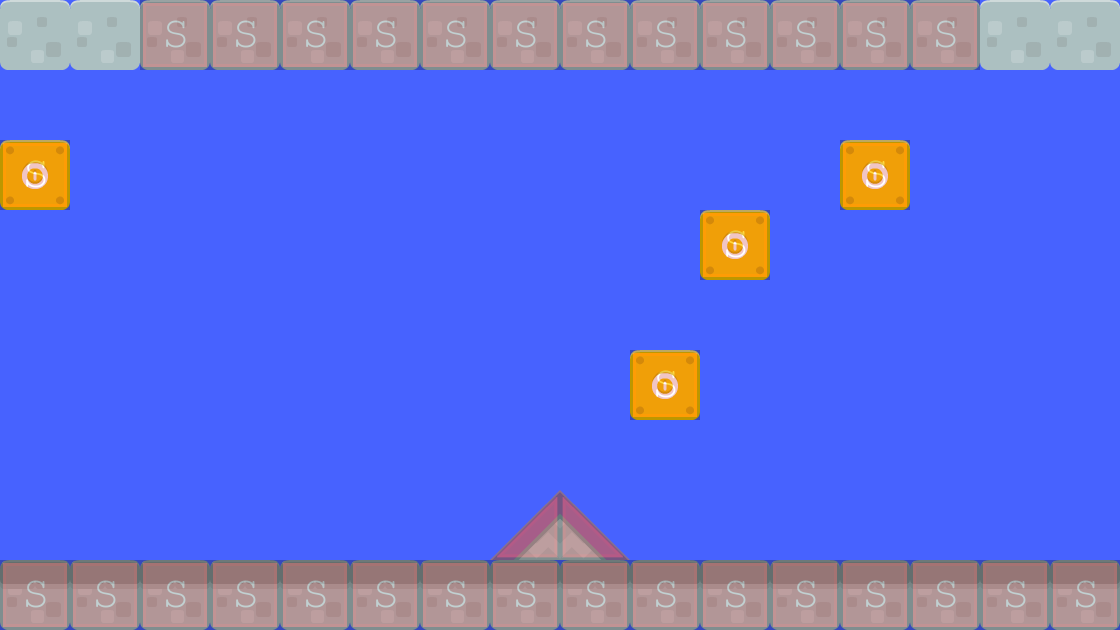

Below is a game level as drawn by its tile map, then a one-line description and the .tmx that defines it (tile-layer data replaced by summaries):
An orthogonal 16x9 tile map with 70x70 px tiles, 2 tile layers (background1, collision), 2 tilesets and 2 objects (EnemyBase, PlayerBase).

<map version="1.0" orientation="orthogonal" renderorder="right-down" width="16" height="9" tilewidth="70" tileheight="70" backgroundcolor="#4762ff">
 <tileset firstgid="1" name="background-tiles" tilewidth="70" tileheight="70">
  <image source="../img/background-tiles.png" width="910" height="910" />
 </tileset>
 <tileset firstgid="170" name="meta-tiles" tilewidth="70" tileheight="70">
  <image source="../img/meta-tiles.png" width="350" height="70" />
  <tile id="1">
   <properties>
    <property name="type" value="lslope" />
   </properties>
  </tile>
  <tile id="3">
   <properties>
    <property name="type" value="rslope" />
   </properties>
  </tile>
  <tile id="4">
   <properties>
    <property name="type" value="solid" />
   </properties>
  </tile>
 </tileset>
 <layer name="background1" width="16" height="9">
  <data>[144 cells, 38 non-empty, 5 distinct tile ids]</data>
 </layer>
 <layer name="collision" width="16" height="9" opacity="0.26">
  <data>[144 cells, 34 non-empty, 3 distinct tile ids]</data>
 </layer>
 <objectgroup name="BaseEntities">
  <object name="EnemyBase" x="914" y="424" width="66" height="130" />
  <object name="PlayerBase" x="140" y="416" width="62" height="140" />
 </objectgroup>
</map>
